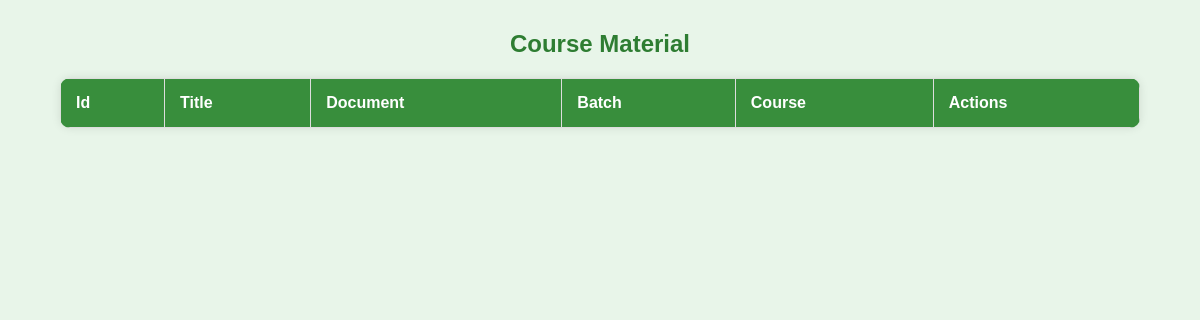
The page /teacherapp/fileslist/ on the database as committed earlier.
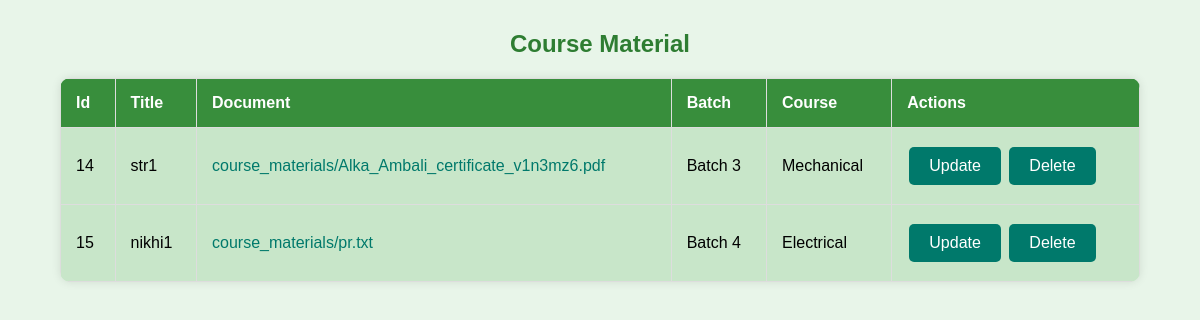
The same page on the database as committed later.
### teacherapp/models.py (models this page shows)
class CourseMaterial(models.Model):
    title = models.CharField(max_length=100)
    file = models.FileField(upload_to='course_materials/')
    course=models.ForeignKey(Course,on_delete=models.CASCADE,null=True)
    batch=models.ForeignKey(Batch,on_delete=models.CASCADE,null=True)

### adminapp/models.py (models this page shows, shortened)
class Batch(models.Model):
    batch=models.CharField(max_length=100)
    def __str__(self):
        return self.batch

class Course(models.Model):
    course_name=models.CharField(max_length=100)
    def __str__(self) -> str:
        return self.course_name

### teacherapp/views.py (the view)
# urls.py: path('fileslist/', CourseMaterialList.as_view(), name='course_material_list'),
class CourseMaterialList(View):
    def get(self, request):
        materials = CourseMaterial.objects.all()
        print(materials)
        return render(request, 'uploadfiles/course_material_list.html', {'materials': materials})

### templates/uploadfiles/course_material_list.html (shortened to what this page needs)
<!DOCTYPE html>
<html lang="en">
<head>
</head>
<body>
    <h2>Course Material</h2>
    <table>
        <tr>
            <th>Id</th>
            <th>Title</th>
            <th>Document</th>
            <th>Batch</th>
            <th>Course</th>
            <th>Actions</th>
        </tr>
        {% for material in materials %}
        <tr>
            <td>{{ material.id }}</td>
            <td>{{ material.title }}</td>
            <td><a href="{{material.file.url}}" target="_blank">{{material.file.name}}</a></td>
            <td>{{ material.batch }}</td>
            <td>{{ material.course }}</td>
            <td>
                <a href="{% url 'teacherapp:update_course_material' material.id %}"><button>Update</button></a>
                <a href="{% url 'teacherapp:delete_course_material' material.id %}"><button>Delete</button></a>
            </td>
        </tr>
        {% endfor %}
    </table>
</body>
</html>

Rows that differ between the two databases and show on the page:
added CourseMaterial: id "14", title "str1", file.name "course_materials/Alka_Ambali_certificate_v1n3mz6.pdf", batch "Batch 3", course "Mechanical"
added CourseMaterial: id "15", title "nikhi1", file.name "course_materials/pr.txt", batch "Batch 4", course "Electrical"
